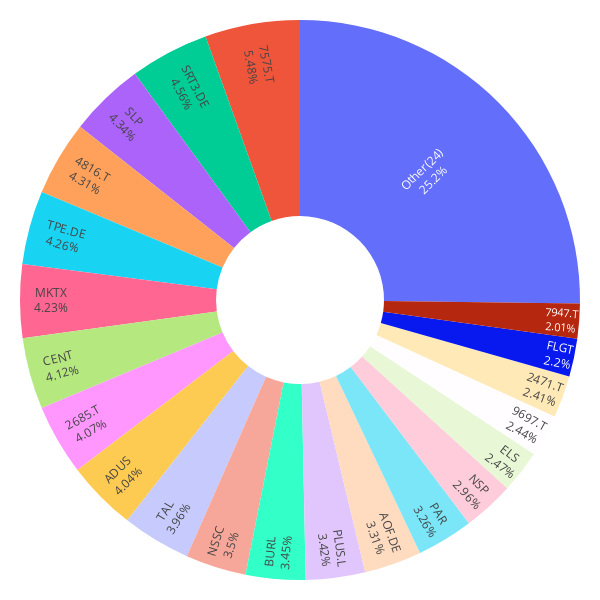

The notebook cell this image was saved under:
### Code cell
importlib.reload(lstm_utils)
importlib.reload(mpt_utils)

weights_1m, mu_1m, S_1m, weights_all_1m = mpt_utils.portfolio_and_plot(df_forecast_1m, df)

### Figure 1 — Plotly figure (JSON) as saved in the notebook; plotly's stock layout.template omitted (floating-point values rounded to 4 significant figures)
{"data": [{"hole": 0.3, "insidetextorientation": "radial", "labels": ["NSP", "MKTX", "ELS", "CENT", "7947.T", "NSSC", "BURL", "TPE.DE", "SRT3.DE", "PAR", "AOF.DE", "SLP", "4816.T", "7575.T", "TAL", "FLGT", "ADUS", "2685.T", "PLUS.L", "9697.T", "2471.T", "Other(24)"], "textinfo": "label+percent", "textposition": "inside", "values": [0.0109, 0.0156, 0.0091, 0.0152, 0.0074, 0.0129, 0.0127, 0.0157, 0.0168, 0.012, 0.0122, 0.016, 0.0159, 0.0202, 0.0146, 0.0081, 0.0149, 0.015, 0.0126, 0.009, 0.0089, 0.0929], "type": "pie"}], "layout": {"margin": {"l": 20, "r": 20, "t": 20, "b": 20}, "font": {"color": "black"}, "height": 600, "width": 600, "paper_bgcolor": "white", "plot_bgcolor": "white", "showlegend": false}}
